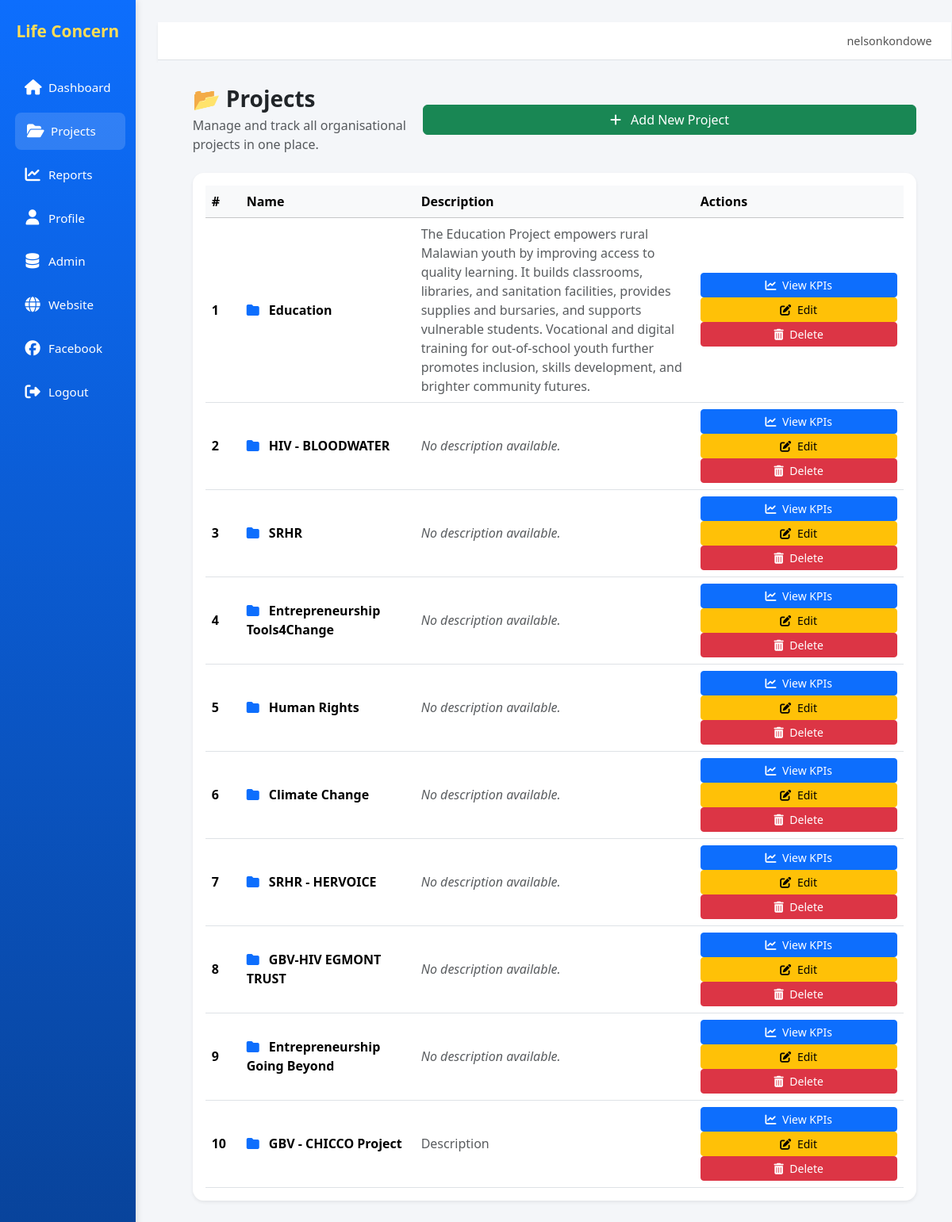
Screenshot of /projects/ (signed in) with the database file from the repository.
### core/models.py (models this page shows, shortened)
class Project(models.Model):
    name = models.CharField(max_length=200, unique=True)
    description = models.TextField(blank=True)
    start_year = models.IntegerField(null=True, blank=True)
    end_year = models.IntegerField(null=True, blank=True)
    active = models.BooleanField(default=True)

### core/views.py (the view)
# urls.py: path('projects/', views.projects, name='projects'),
@login_required
def projects(request):
    projects = Project.objects.all()
    return render(request, "core/projects.html", {"projects": projects})

### core/templates/core/projects.html (shortened to what this page needs)
{% extends "core/base.html" %}
{% block content %}
<div class="d-flex justify-content-between align-items-center mb-4">
  <div>
    <h1 class="h3 fw-bold mb-1">📂 Projects</h1>
    <p class="text-muted mb-0">Manage and track all organisational projects in one place.</p>
  </div>
  <a href="{% url 'project_add' %}" class="btn btn-success">
    <i class="fas fa-plus me-2"></i> Add New Project
  </a>
</div>
<div class="card shadow-sm p-3">
  {% if projects %}
    <div class="table-responsive">
      <table class="table table-hover align-middle mb-0">
        <thead class="table-light">
          <tr>
            <th style="width:5%;">#</th>
            <th style="width:25%;">Name</th>
            <th style="width:40%;">Description</th>
            <th style="width:30%;">Actions</th>
          </tr>
        </thead>
        <tbody>
          {% for project in projects %}
          <tr>
            <td class="fw-semibold">{{ forloop.counter }}</td>
            <td>
              <i class="fas fa-folder text-primary me-2"></i>
              <strong>{{ project.name }}</strong>
            </td>
            <td class="text-muted">
              {% if project.description %}
                {{ project.description }}
              {% else %}
                <span class="fst-italic">No description available.</span>
              {% endif %}
            </td>
            <td>
              <a href="{% url 'project_detail' project.id %}" class="btn btn-primary btn-sm me-1">
                <i class="fas fa-chart-line me-1"></i> View KPIs
              </a>
              <a href="{% url 'project_edit' project.id %}" class="btn btn-warning btn-sm me-1">
                <i class="fas fa-edit me-1"></i> Edit
              </a>
              <a href="{% url 'project_delete' project.id %}"
                 class="btn btn-danger btn-sm"
                 onclick="return confirm('Are you sure you want to delete this project?');">
                <i class="fas fa-trash-alt me-1"></i> Delete
              </a>
            </td>
          </tr>
          {% endfor %}
        </tbody>
      </table>
    </div>
  {% endif %}
</div>
{% endblock %}

### core/templates/core/base.html (shortened to what this page needs)
<!doctype html>
<html lang="en">
<head>
  {% load static %}
  <link rel="stylesheet" href="{% static 'styles.css' %}">
  <link href="https://cdn.jsdelivr.net/npm/bootstrap@5.3.3/dist/css/bootstrap.min.css" rel="stylesheet">
  <link rel="stylesheet" href="https://cdnjs.cloudflare.com/ajax/libs/font-awesome/6.5.0/css/all.min.css">
</head>
<body>
  <div class="layout">
    {% if request.resolver_match.url_name != "login" %}
      <aside class="sidebar">
        <div class="brand">Life Concern</div>
        <nav class="nav">
          <a href="{% url 'dashboard' %}" class="{% if request.resolver_match.url_name == 'dashboard' %}active{% endif %}">
            <i class="fas fa-home"></i> Dashboard
          </a>
          <a href="{% url 'projects' %}" class="{% if request.resolver_match.url_name == 'projects' %}active{% endif %}">
            <i class="fas fa-folder-open"></i> Projects
          </a>
          <a href="{% url 'reports' %}" class="{% if request.resolver_match.url_name == 'reports' %}active{% endif %}">
            <i class="fas fa-chart-line"></i> Reports
          </a>
          <a href="{% url 'profile' %}" class="{% if request.resolver_match.url_name == 'profile' %}active{% endif %}">
            <i class="fas fa-user"></i> Profile
          </a>
          <a href="{% url 'admin:index' %}" target="_blank">
            <i class="fas fa-database"></i> Admin
          </a>
          <a href="https://www.licomw.org" target="_blank">
            <i class="fas fa-globe"></i> Website
          </a>
          <a href="https:web.facebook.com/LifeConcernMalawi" target="_blank">
            <i class="fab fa-facebook"></i> Facebook
          </a>
          <form method="post" action="{% url 'logout' %}">
            <button type="submit">
              <i class="fas fa-sign-out-alt"></i> Logout
            </button>
          </form>
        </nav>
      </aside>
    {% endif %}
    <div class="content">
      {% if request.resolver_match.url_name != "login" %}
        <div class="topbar">
          <div class="user-info">
            {{ request.user.username }}
          </div>
        </div>
      {% endif %}
      <main class="page-body">
        <div class="container-fluid">
          {% block content %}{% endblock %}
        </div>
      </main>
    </div>
  </div>
</body>
</html>

### static/styles.css (style rules this page uses)
body { margin:0; font-family: Arial, Helvetica, sans-serif; background:#f4f9ff; }
a { color:#0a5bd3; text-decoration:none; }
.btn { width:100%; padding:12px; background:#0073e6; color:#fff; border:0; border-radius:8px; cursor:pointer; font-weight:bold; }
.layout { display:grid; grid-template-columns: 260px 1fr; min-height:100vh; }
.sidebar { background:#0073e6; color:#fff; padding: 24px 16px; display:flex; flex-direction:column; }
.brand { color:#ffdd57; font-weight: bold; font-size: 20px; text-align:center; margin-bottom: 20px; }
.nav a { display:block; color:#fff; padding:10px 12px; border-radius:8px; margin-bottom:8px; }
.content { padding: 28px; }
.card { background:#fff; border-radius:12px; padding: 20px; box-shadow: 0 6px 18px rgba(0,0,0,.06); margin-bottom:20px; overflow:auto; }
table { width:100%; border-collapse: collapse; min-width:880px; }
th, td { padding:10px; border-bottom:1px solid #eee; text-align:left; }
th { background:#f0f7ff; position:sticky; top:0; }

### core/templates/core/base.html (style rules this page uses)
body { font-family: "Segoe UI", sans-serif; background-color: #f4f6f9; }
.layout { display: flex; min-height: 100vh; }
.sidebar { width: 200px; background: linear-gradient(180deg, #0d6efd, #084298); color: #fff; display: flex; flex-direction: column; align-items: center; padding: 1.5rem 1rem; box-shadow: 2px 0 8px rgba(0,0,0,0.1); }
.sidebar .brand { font-size: 1.3rem; font-weight: bold; margin-bottom: 2rem; text-align: center; }
.sidebar .nav { display: flex; flex-direction: column; align-items: stretch; width: 100%; }
.sidebar .nav a, .sidebar .nav form button { display: flex; flex-direction: row; align-items: center; justify-content: flex-start; gap: 10px; padding: 12px 15px; color: #fff; text-decoration: none; border-radius: 8px; margin-bottom: 8px; font-size: 0.95rem; transition: background 0.3s ease, transform 0.1s ease; }
.sidebar .nav a i, .sidebar .nav button i { font-size: 1.2rem; width: 20px; text-align: center; }
.sidebar .nav a.active, .sidebar .nav a:hover, .sidebar .nav button:hover { background: rgba(255,255,255,0.15); transform: translateX(3px); }
.sidebar .nav button { background: none; border: none; color: #fff; cursor: pointer; width: 100%; text-align: left; }
.content { flex: 1; display: flex; flex-direction: column; }
.topbar { background: #fff; padding: 0.8rem 1.5rem; display: flex; align-items: center; justify-content: space-between; border-bottom: 1px solid #dee2e6; box-shadow: 0 2px 4px rgba(0,0,0,0.05); }
.topbar .user-info { font-size: 0.9rem; color: #555; }
.page-body { flex: 1; padding: 2rem; background: #f4f6f9; }
.card { border-radius: 14px; box-shadow: 0 3px 8px rgba(0,0,0,0.08); background: #fff; margin-bottom: 1.5rem; border: none; }

### rows the page displays
Project: name "Education", description "The Education Project empowers rural Malawian youth by improving access to quality learning. It builds classrooms, libraries, and sanitation facilities, provides supplies and bursaries, and supports vulnerable students. Vocational and digital training for out-of-school youth further promotes inclusion, skills development, and brighter community futures."
Project: name "HIV - BLOODWATER", description "No description available."
Project: name "SRHR", description "No description available."
Project: name "Entrepreneurship Tools4Change", description "No description available."
Project: name "Human Rights", description "No description available."
Project: name "Climate Change", description "No description available."
Project: name "SRHR - HERVOICE", description "No description available."
Project: name "GBV-HIV EGMONT TRUST", description "No description available."
Project: name "Entrepreneurship Going Beyond", description "No description available."
Project: name "GBV - CHICCO Project", description "Description"

### other values shown
{{ request.user.username }} "nelsonkondowe"
